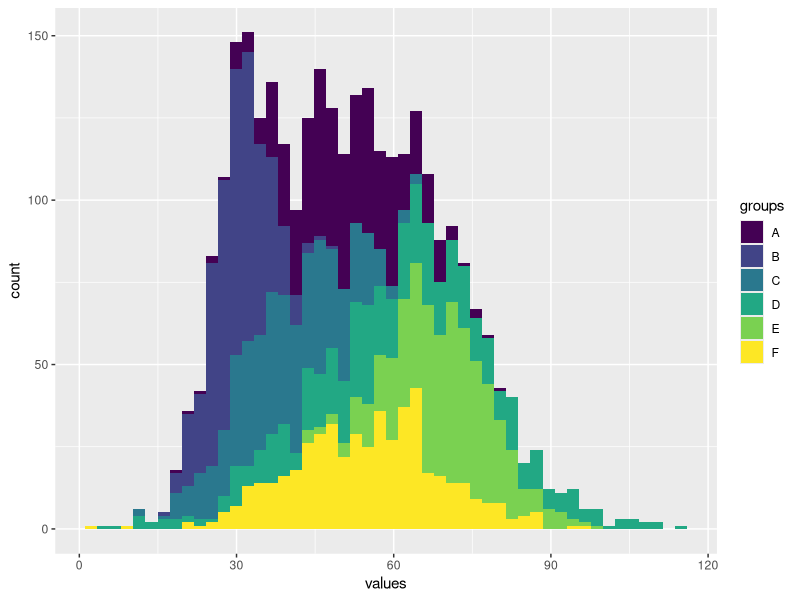
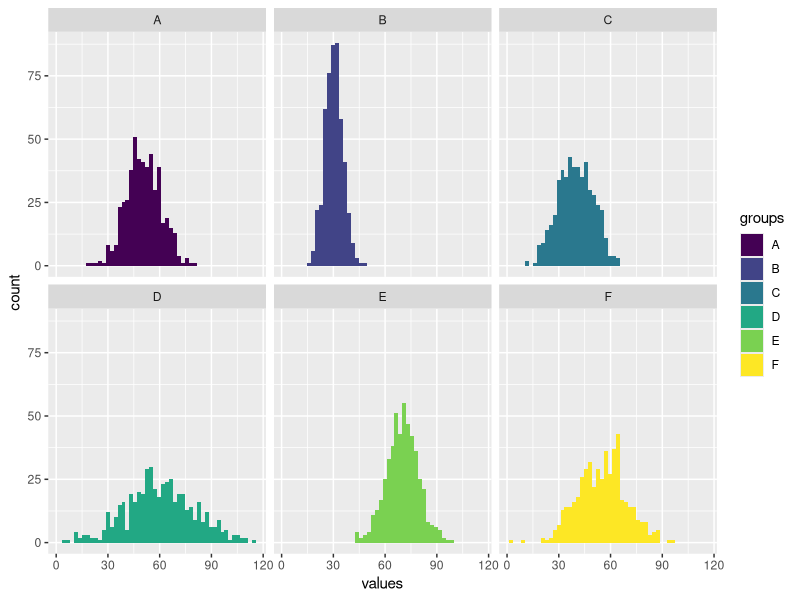
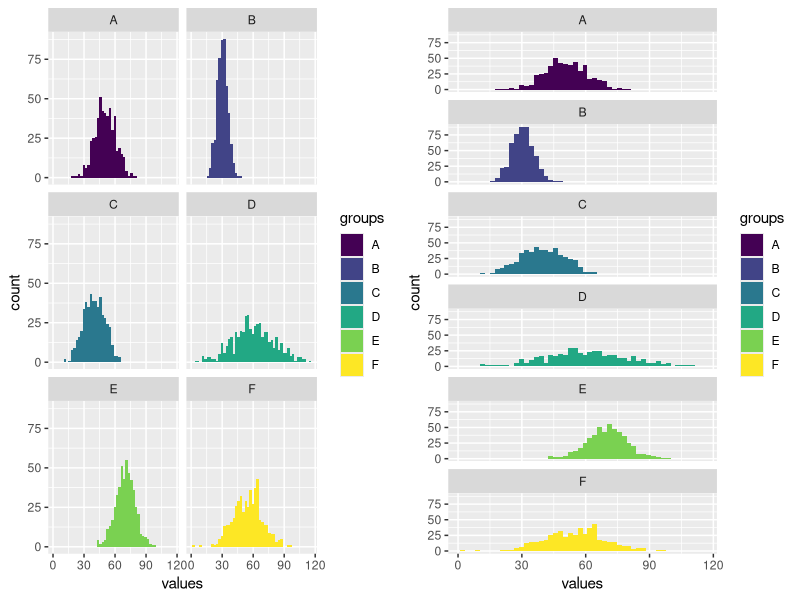
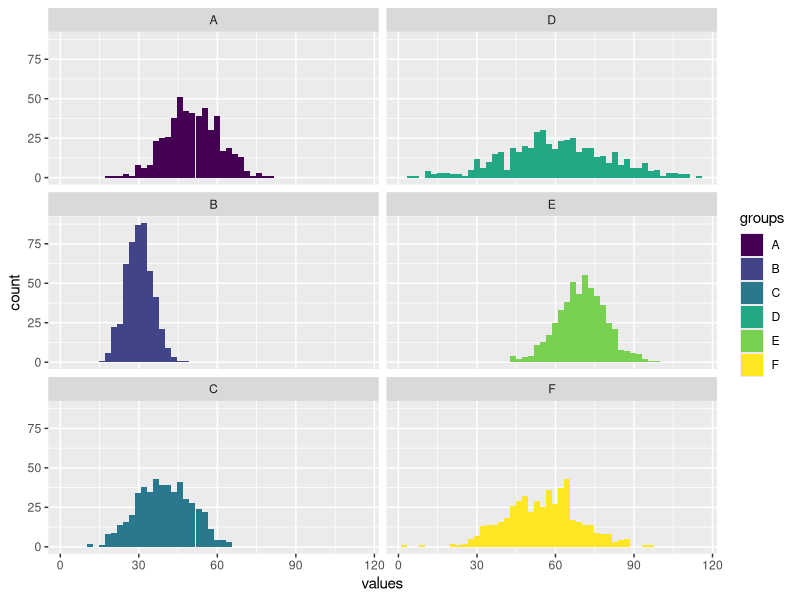
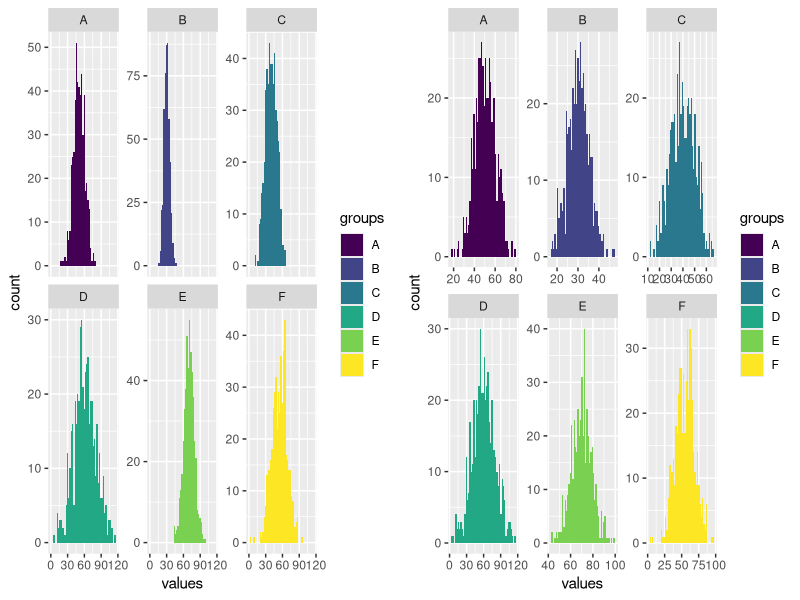

The R source for these figures, in order:
## ---- chunk 1
knitr::opts_chunk$set(echo = TRUE, fig.align = "center")

# title: facet_wrap
# author: jonathan
# revised: 14/3/2020

WEB <- c("https://bioceed.uib.no/dropfolder/bioSTATS/Rmd/Visualizing/Faceted/facet_wrap.html")
GIT <- c("https://github.com/jonathansoule/biostats/blob/master/Visualizing/Faceted/facet_wrap.Rmd")
library(ggplot2)
library(gridExtra)
## ---- chunk 2
# predictor variable
groups <- c(rep("A", 500), rep("B", 500), rep("C", 500), rep("D", 500), rep("E", 500), rep("F", 500))
# response variable
values <- c(rnorm(500, mean = 50, sd = 10), rnorm(500, mean = 30, sd = 5), rnorm(500, mean = 40, sd = 10), rnorm(500, mean = 60, sd = 20), rnorm(500, mean = 70, sd = 10), rnorm(500, mean = 55, sd = 15))
# dataframe
df <- data.frame(groups, values)
## ---- chunk 3
ggplot(df, aes(values, fill = groups)) +
  geom_histogram(bins = 50) +
  scale_fill_viridis_d()
## ---- chunk 4
ggplot(df, aes(values, fill = groups)) +
  geom_histogram(bins = 50) +
  scale_fill_viridis_d() +
  facet_wrap(~groups)
## ---- chunk 5
grid.arrange(
  ggplot(df, aes(values, fill = groups)) + # left plot, 2 columns
    geom_histogram(bins = 50) +
    scale_fill_viridis_d() +
    facet_wrap(~groups, ncol = 2),
  ggplot(df, aes(values, fill = groups)) + # right plot, 1 column
    geom_histogram(bins = 50) +
    scale_fill_viridis_d() +
    facet_wrap(~groups, ncol = 1),
  ncol = 2
)
## ---- chunk 6
ggplot(df, aes(values, fill = groups)) +
  geom_histogram(bins = 50) +
  scale_fill_viridis_d() +
  facet_wrap(~groups, dir = "v")
## ---- chunk 7
grid.arrange(
  ggplot(df, aes(values, fill = groups)) + # left plot, free_y
    geom_histogram(bins = 50) +
    scale_fill_viridis_d() +
    facet_wrap(~groups, scales = "free_y"),
  ggplot(df, aes(values, fill = groups)) + # right plot, free
    geom_histogram(bins = 50) +
    scale_fill_viridis_d() +
    facet_wrap(~groups, scales = "free"),
  ncol = 2
)
